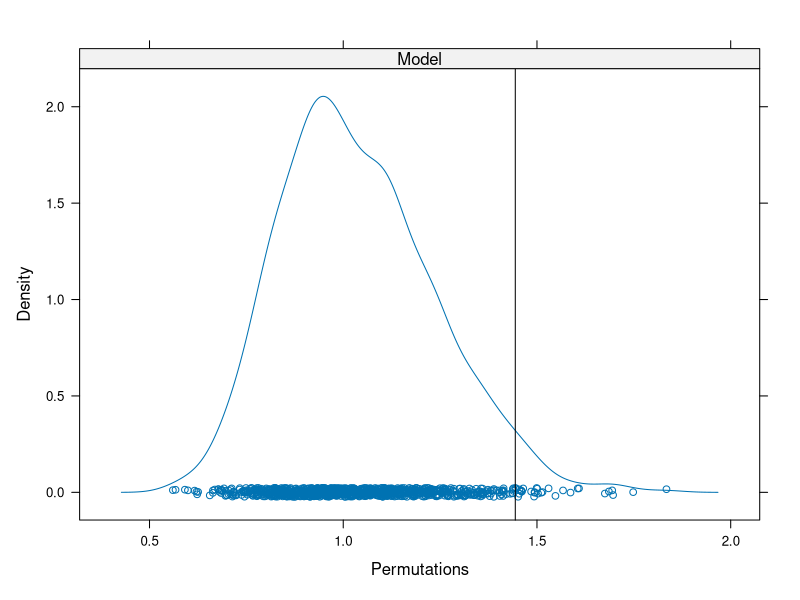

This figure's R source: (Note: this script raises an error after producing the figure.)
## ---- chunk 1
options(htmltools.dir.version = FALSE)
knitr::opts_chunk$set(cache = TRUE, dev = 'svg', echo = TRUE, message = FALSE, warning = FALSE,
                      fig.height=6, fig.width = 1.777777*6)
library("vegan")
library("ggplot2")
data(varespec)
data(varechem)

## plot defaults
theme_set(theme_minimal(base_size = 16, base_family = 'Fira Sans'))
## ---- chunk 2
cca1 <- cca(varespec ~ ., data = varechem)
pstat <- permustats(anova(cca1))
summary(pstat)
## ---- chunk 3

## ---- chunk 4
densityplot(pstat)
## ---- chunk 5
set.seed(42)
(perm <- anova(cca1))
## ---- chunk 6
knitr::include_graphics("./resources/cyclic-shifts-figure.png")
## ---- chunk 7
shuffle(10, control = how(within = Within(type = "series")))
## ---- chunk 8
set.seed(4)
h <- how(within = Within(type = "grid",
                         ncol = 3, nrow = 3))
perm <- shuffle(9, control = h)
matrix(perm, ncol = 3)
## ---- chunk 9
knitr::include_graphics("./resources/Toroidal_coord.png")
## ---- chunk 10
knitr::include_graphics("./resources/cyclic-shifts-with-mirror-figure.svg")
## ---- chunk 11
plt <- gl(3, 10)
h <- how(within = Within(type = "series"), plots = Plots(strata = plt))
## ---- chunk 12
args(Within)
args(Plots)
## ---- chunk 13
args(how)
## ---- chunk 14
plt <- gl(3, 10)
h <- how(within = Within(type = "series"),
         plots = Plots(strata = plt))
set.seed(4)
p <- shuffle(30, control = h)
do.call("rbind", split(p, plt)) ## look at perms in context
## ---- chunk 15
plt <- gl(3, 10)
h <- how(within = Within(type = "series", constant = TRUE),
         plots = Plots(strata = plt))
set.seed(4)
p <- shuffle(30, control = h)
do.call("rbind", split(p, plt)) ## look at perms in context
## ---- chunk 16
## load vegan
library("vegan")

## load the data
spp <- read.csv("data/ohraz-spp.csv", header = TRUE, row.names = 1)
env <- read.csv("data/ohraz-env.csv", header = TRUE, row.names = 1)
molinia <- spp[, 1]
spp <- spp[, -1]

## Year as numeric
env <- transform(env, year = as.numeric(as.character(year)))
## ---- chunk 17
c1 <- rda(spp ~ year + year:mowing + year:fertilizer + year:removal + Condition(plotid), data = env)
(h <- how(within = Within(type = "none"), plots = Plots(strata = env$plotid, type = "free")))
## ---- chunk 18
set.seed(42)
anova(c1, permutations = h, model = "reduced")
## ---- chunk 19
set.seed(24)
anova(c1, permutations = h, model = "reduced", by = "axis")
## ---- chunk 20
## load data
crayfish <- head(read.csv("data/crayfish-spp.csv")[, -1], -1)
design <- read.csv("data/crayfish-design.csv", skip = 1)[, -1]

## fixup the names
names(crayfish) <- gsub("\\.", "", names(crayfish))
names(design) <- c("Watershed", "Stream", "Reach", "Run",
                   "Stream.Nested", "ReachNested", "Run.Nested")
## ---- chunk 21
m.pca <- rda(crayfish)
summary(eigenvals(m.pca))
## ---- chunk 22
layout(matrix(1:2, ncol = 2))
biplot(m.pca, type = c("text", "points"), scaling = "species")
set.seed(23)
ev.pca <- envfit(m.pca ~ Watershed, data = design, scaling = "species")
plot(ev.pca, labels = levels(design$Watershed), add = FALSE)
layout(1)
## ---- chunk 23

## ---- chunk 24
m.ws <- rda(crayfish ~ Watershed, data = design)
m.ws
## ---- chunk 25
summary(eigenvals(m.ws, constrained = TRUE))
## ---- chunk 26
set.seed(1)
ctrl <- how(nperm = 499, within = Within(type = "none"),
            plots = with(design, Plots(strata = Stream, type = "free")))
(sig.ws <- anova(m.ws, permutations = ctrl))
## ---- chunk 27
m.str <- rda(crayfish ~ Stream + Condition(Watershed), data = design)
m.str
## ---- chunk 28
summary(eigenvals(m.str, constrained = TRUE))
## ---- chunk 29
set.seed(1)
ctrl <- how(nperm = 499, within = Within(type = "none"),
            plots = with(design, Plots(strata = Reach, type = "free")),
            blocks = with(design, Watershed))
(sig.str <- anova(m.str, permutations = ctrl))
## ---- chunk 30
(m.re <- rda(crayfish ~ Reach + Condition(Stream), data = design))
## ---- chunk 31
set.seed(1)
ctrl <- how(nperm = 499, within = Within(type = "none"),
            plots = with(design, Plots(strata = Run, type = "free")),
            blocks = with(design, Stream))
(sig.re <- anova(m.re, permutations = ctrl))
## ---- chunk 32
(m.run <- rda(crayfish ~ Run + Condition(Reach), data = design))
## ---- chunk 33
set.seed(1)
ctrl <- how(nperm = 499, within = Within(type = "free"),
            blocks = with(design, Reach))
(sig.run <- anova(m.run, permutations = ctrl))
